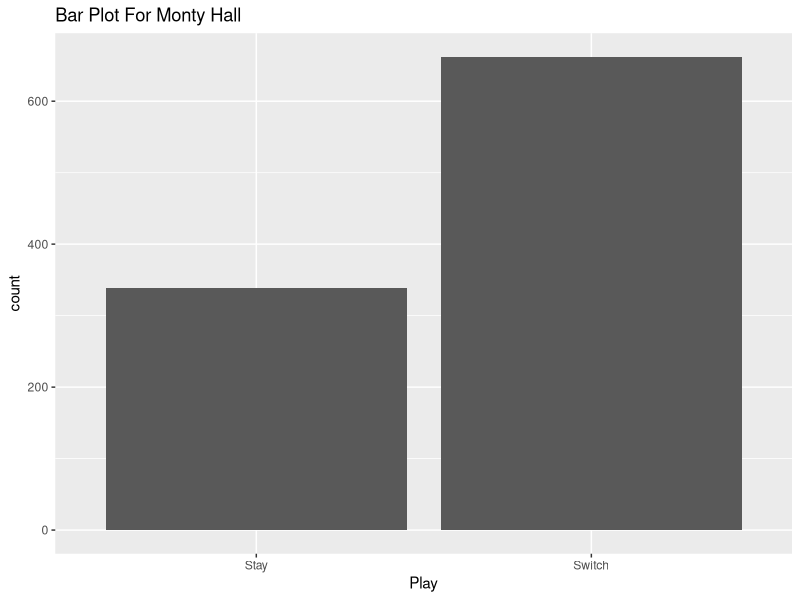

Generate this figure with R:
rm(list=ls())
# Clear Console:
cat("\014")
# Function to simulate Monty Hall game.
monty <- function(N)
{
  doors <- c('A', 'B', 'C')
  df <- data.frame(play=character(),
                      stringsAsFactors=FALSE)
  for (i in 1:N)
  {
    prize <- sample(doors)[1] # Prize is behind this door.
    pick <- sample(doors)[1] # Player first picks this door
    open <- sample(doors[which(doors != pick & doors != prize)])[1] # Monty now opens the second door
    switch <- doors[which(doors != pick & doors != open)] # Player could now switch the door.
    if(pick==prize)
    {
      df[i,1]= "Stay"
    }
    if(switch==prize)
    {
      df[i,1]= "Switch"
    }
  }
  return(df)
}

N= 1000 # This simulation with 1000 iterations.
dists <- monty(N) # call the function
table(dists$play) # Create a frequency table
count <- table(dists) 
staycount <- count[1]# Get the count of stays
Switchcount <- count[2]# Get the count of switches.
cat(paste('Stay would win the prize by : ', (staycount/N)*100,'%\n'))
cat(paste('Switching would win the prize by : ',(Switchcount/N)*100,'%\n'))
require(ggplot2)
# Create a bar plot to show the difference in 
ggplot(dists, aes(dists$play)) + ## Specify the data frame and columns. Note the + chain operator
  geom_bar()+
  xlab('Play') +  
  ggtitle('Bar Plot For Monty Hall')



